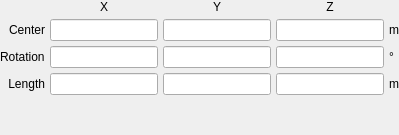
             <widget class="QWidget" name="box_implicit">
              <property name="font">
               <font>
                <weight>50</weight>
                <bold>false</bold>
               </font>
              </property>
              <layout class="QGridLayout" name="gridLayout_14">
               <property name="leftMargin">
                <number>0</number>
               </property>
               <property name="topMargin">
                <number>0</number>
               </property>
               <property name="rightMargin">
                <number>0</number>
               </property>
               <property name="bottomMargin">
                <number>0</number>
               </property>
               <property name="spacing">
                <number>5</number>
               </property>
               <item row="3" column="3">
                <widget class="LineEdit" name="lineedit_box_implicit_lengthy">
                 <property name="font">
                  <font>
                   <weight>50</weight>
                   <bold>false</bold>
                  </font>
                 </property>
                </widget>
               </item>
               <item row="1" column="3">
                <widget class="LineEdit" name="lineedit_box_implicit_centery">
                 <property name="font">
                  <font>
                   <weight>50</weight>
                   <bold>false</bold>
                  </font>
                 </property>
                </widget>
               </item>
               <item row="3" column="1">
                <widget class="QLabel" name="label_33">
                 <property name="font">
                  <font>
                   <weight>50</weight>
                   <bold>false</bold>
                  </font>
                 </property>
                 <property name="text">
                  <string>Length</string>
                 </property>
                 <property name="alignment">
                  <set>Qt::AlignRight|Qt::AlignTrailing|Qt::AlignVCenter</set>
                 </property>
                </widget>
               </item>
               <item row="2" column="2">
                <widget class="LineEdit" name="lineedit_box_implicit_rotationx">
                 <property name="font">
                  <font>
                   <weight>50</weight>
                   <bold>false</bold>
                  </font>
                 </property>
                </widget>
               </item>
               <item row="1" column="1">
                <widget class="QLabel" name="label_32">
                 <property name="font">
                  <font>
                   <weight>50</weight>
                   <bold>false</bold>
                  </font>
                 </property>
                 <property name="text">
                  <string>Center</string>
                 </property>
                 <property name="alignment">
                  <set>Qt::AlignRight|Qt::AlignTrailing|Qt::AlignVCenter</set>
                 </property>
                </widget>
               </item>
               <item row="3" column="4">
                <widget class="LineEdit" name="lineedit_box_implicit_lengthz">
                 <property name="font">
                  <font>
                   <weight>50</weight>
                   <bold>false</bold>
                  </font>
                 </property>
                </widget>
               </item>
               <item row="1" column="4">
                <widget class="LineEdit" name="lineedit_box_implicit_centerz">
                 <property name="font">
                  <font>
                   <weight>50</weight>
                   <bold>false</bold>
                  </font>
                 </property>
                </widget>
               </item>
               <item row="1" column="2">
                <widget class="LineEdit" name="lineedit_box_implicit_centerx">
                 <property name="font">
                  <font>
                   <weight>50</weight>
                   <bold>false</bold>
                  </font>
                 </property>
                </widget>
               </item>
               <item row="4" column="3">
                <spacer name="verticalSpacer_14">
                 <property name="orientation">
                  <enum>Qt::Vertical</enum>
                 </property>
                 <property name="sizeHint" stdset="0">
                  <size>
                   <width>20</width>
                   <height>40</height>
                  </size>
                 </property>
                </spacer>
               </item>
               <item row="3" column="2">
                <widget class="LineEdit" name="lineedit_box_implicit_lengthx">
                 <property name="font">
                  <font>
                   <weight>50</weight>
                   <bold>false</bold>
                  </font>
                 </property>
                </widget>
               </item>
               <item row="2" column="1">
                <widget class="QLabel" name="label_41">
                 <property name="font">
                  <font>
                   <weight>50</weight>
                   <bold>false</bold>
                  </font>
                 </property>
                 <property name="text">
                  <string>Rotation</string>
                 </property>
                </widget>
               </item>
               <item row="2" column="3">
                <widget class="LineEdit" name="lineedit_box_implicit_rotationy">
                 <property name="font">
                  <font>
                   <weight>50</weight>
                   <bold>false</bold>
                  </font>
                 </property>
                </widget>
               </item>
               <item row="2" column="4">
                <widget class="LineEdit" name="lineedit_box_implicit_rotationz">
                 <property name="font">
                  <font>
                   <weight>50</weight>
                   <bold>false</bold>
                  </font>
                 </property>
                </widget>
               </item>
               <item row="0" column="2">
                <widget class="QLabel" name="label_176">
                 <property name="font">
                  <font>
                   <weight>50</weight>
                   <bold>false</bold>
                  </font>
                 </property>
                 <property name="text">
                  <string>X</string>
                 </property>
                 <property name="alignment">
                  <set>Qt::AlignCenter</set>
                 </property>
                </widget>
               </item>
               <item row="0" column="3">
                <widget class="QLabel" name="label_177">
                 <property name="font">
                  <font>
                   <weight>50</weight>
                   <bold>false</bold>
                  </font>
                 </property>
                 <property name="text">
                  <string>Y</string>
                 </property>
                 <property name="alignment">
                  <set>Qt::AlignCenter</set>
                 </property>
                </widget>
               </item>
               <item row="0" column="4">
                <widget class="QLabel" name="label_178">
                 <property name="font">
                  <font>
                   <weight>50</weight>
                   <bold>false</bold>
                  </font>
                 </property>
                 <property name="text">
                  <string>Z</string>
                 </property>
                 <property name="alignment">
                  <set>Qt::AlignCenter</set>
                 </property>
                </widget>
               </item>
               <item row="1" column="5">
                <widget class="QLabel" name="label_179">
                 <property name="font">
                  <font>
                   <weight>50</weight>
                   <bold>false</bold>
                  </font>
                 </property>
                 <property name="text">
                  <string>m</string>
                 </property>
                </widget>
               </item>
               <item row="2" column="5">
                <widget class="QLabel" name="label_180">
                 <property name="font">
                  <font>
                   <weight>50</weight>
                   <bold>false</bold>
                  </font>
                 </property>
                 <property name="text">
                  <string>°</string>
                 </property>
                </widget>
               </item>
               <item row="3" column="5">
                <widget class="QLabel" name="label_181">
                 <property name="font">
                  <font>
                   <weight>50</weight>
                   <bold>false</bold>
                  </font>
                 </property>
                 <property name="text">
                  <string>m</string>
                 </property>
                </widget>
               </item>
              </layout>
             </widget>
